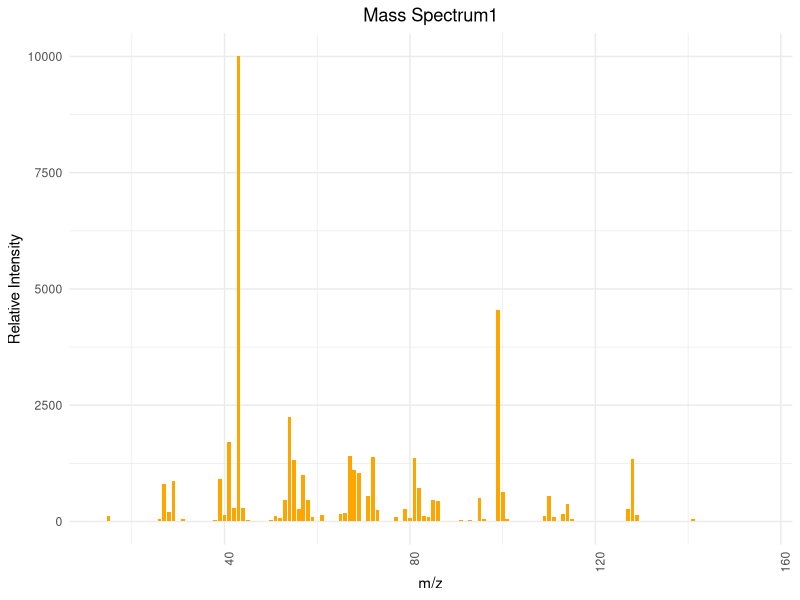
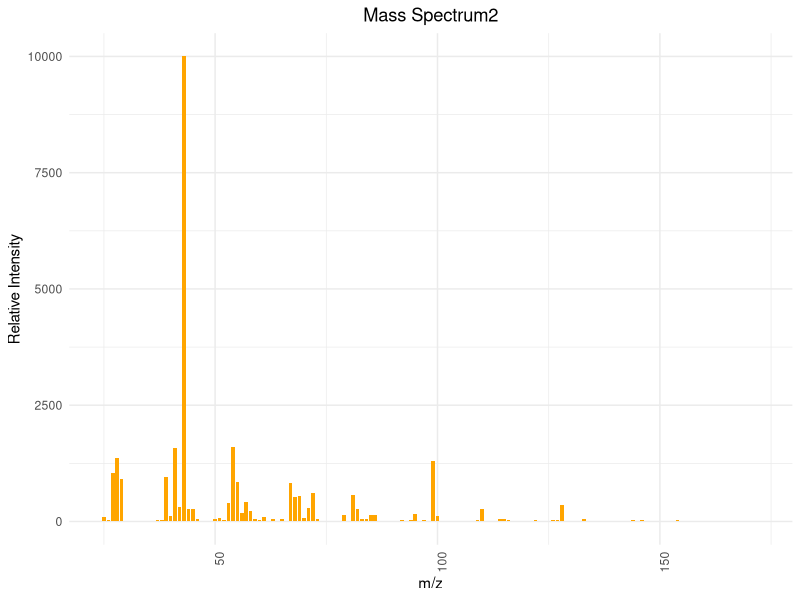

Source code (R) for these figures, in order:
## ---- chunk 1
# 安装并加载所需的包
library(ggplot2)

# 图1
mz1 <- c(14, 15, 26, 27, 28, 29, 30, 31, 37, 38, 39, 40, 41, 42, 43, 44, 45, 50, 51, 52, 53, 54, 55, 56, 57, 58, 59, 61, 62, 63, 65, 66, 67, 68, 69, 71, 72, 73, 74, 77, 78, 79, 80, 81, 82, 83, 84, 85, 86, 87, 91, 93, 94, 95, 96, 97, 99, 100, 101, 109, 110, 111, 112, 113, 114, 115, 126, 127, 128, 129, 130, 141, 142, 155)
intensity1 <- c(10, 110, 50, 810, 210, 880, 20, 50, 10, 30, 910, 130, 1700, 290, 9999, 280, 40, 40, 110, 70, 460, 2250, 1330, 270, 990, 460, 90, 150, 10, 20, 160, 180, 1400, 1110, 1050, 550, 1390, 250, 10, 100, 20, 260, 80, 1370, 710, 120, 90, 460, 450, 20, 30, 30, 10, 510, 50, 20, 4550, 640, 60, 120, 550, 100, 20, 160, 370, 60, 10, 270, 1340, 130, 10, 50, 10, 20)

data1 <- data.frame(mz1, intensity1)


ggplot(data1, aes(x=mz1, y=intensity1)) +
  geom_bar(stat="identity", fill="orange", width=0.8) + 
  theme_minimal() + 
  labs(title="Mass Spectrum1",
       x="m/z",
       y="Relative Intensity") + 
  theme(axis.text.x = element_text(angle = 90, hjust = 1), plot.title = element_text(hjust = 0.5))  

# 图2
mz2 <- c(25, 26, 27, 28, 29, 32, 34, 37, 38, 39, 40, 41, 42, 43, 44, 45, 46, 50, 51, 52, 53, 54, 55, 56, 57, 58, 59, 60, 61, 62, 63, 65, 66, 67, 68, 69, 70, 71, 72, 73, 75, 77, 78, 79, 81, 82, 83, 84, 85, 86, 89, 92, 94, 95, 97, 99, 100, 109, 110, 111, 114, 115, 116, 118, 122, 126, 127, 128, 133, 134, 144, 146, 149, 154, 157, 158, 166, 172)
intensity2 <- c(90, 30, 1050, 1370, 910, 10, 20, 40, 30, 950, 110, 1570, 320, 9999, 260, 260, 60, 50, 70, 40, 390, 1610, 850, 180, 420, 220, 50, 40, 100, 20, 50, 60, 20, 820, 520, 540, 70, 280, 610, 60, 20, 10, 20, 130, 560, 270, 50, 50, 150, 150, 20, 30, 30, 160, 40, 1310, 110, 40, 260, 20, 50, 50, 30, 20, 30, 40, 30, 350, 50, 10, 30, 30, 10, 30, 20, 10, 20, 20)

data2 <- data.frame(mz2, intensity2)

ggplot(data2, aes(x=mz2, y=intensity2)) +
  geom_bar(stat="identity", fill="orange", width=0.8) + 
  theme_minimal() + 
  labs(title="Mass Spectrum2",
       x="m/z",
       y="Relative Intensity") + 
  theme(axis.text.x = element_text(angle = 90, hjust = 1), plot.title = element_text(hjust = 0.5))  

